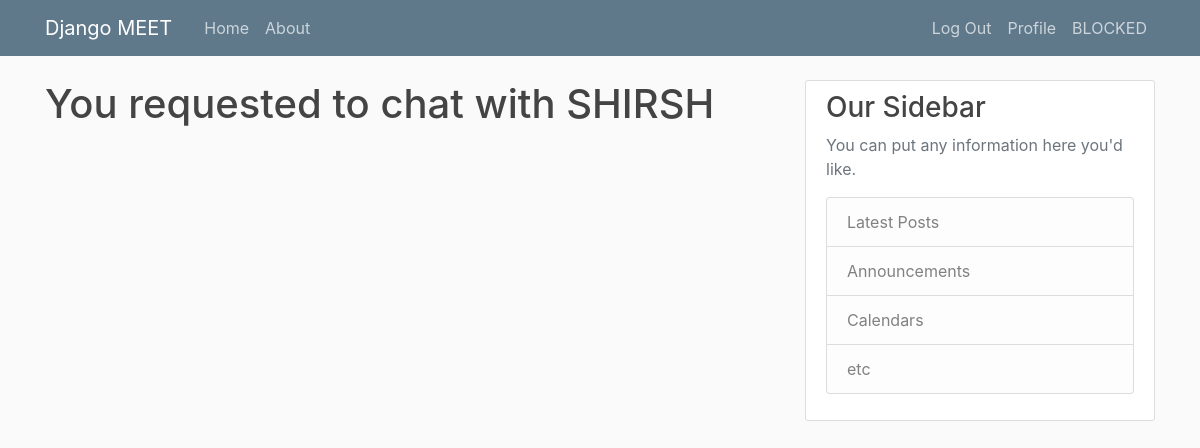
The page /req_to_chat (signed in) on the database as committed earlier.
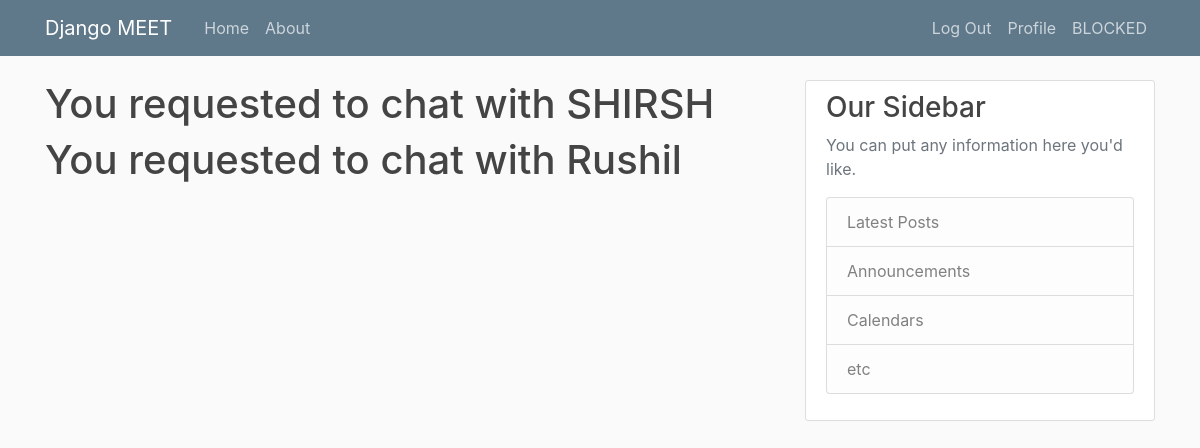
The same page on the database as committed later.
### meet/models.py (models this page shows, shortened)
class Request_To_Chat(models.Model):
    requestor = models.ForeignKey(Profile,on_delete=models.CASCADE, default= 2,related_name='%(class)s_requestor')#name2
    acceptor = models.ForeignKey(Profile,on_delete=models.CASCADE, default= 1,related_name='%(class)s_acceptor')#name1
    is_accepted = models.BooleanField(null=True)

class Profile(models.Model):
    name = models.CharField(max_length=100)
    likes = models.TextField()
    date_posted = models.DateTimeField(auto_now_add=True)
    username = models.ForeignKey(User, on_delete=models.CASCADE)
    def __str__(self):
        return self.name

### meet/views.py (the view, shortened to what this page needs)
# urls.py: path('req_to_chat',views.req_to_chat,name ='meet-chat'),
def req_to_chat(request):
    user1 = User.objects.get(username=request.user.username)
    chat = {
        'name': Request_To_Chat.objects.all()
    }
    abcd = Request_To_Chat.objects.all()
    return render(request,'meet/req_to_chat.html',chat)

### meet/templates/meet/req_to_chat.html (shortened to what this page needs)
{% extends 'meet/base.html' %}
{% block content %}
    {% for names in name %}
        {% if names.requestor.name == user.username  %}
            <h1>You requested to chat with {{ names.acceptor.name }}</h1>
        {% endif %}
    {% endfor %}
{% endblock content %}

Rows that differ between the two databases and show on the page:
added Request_To_Chat: acceptor.name "Rushil"
